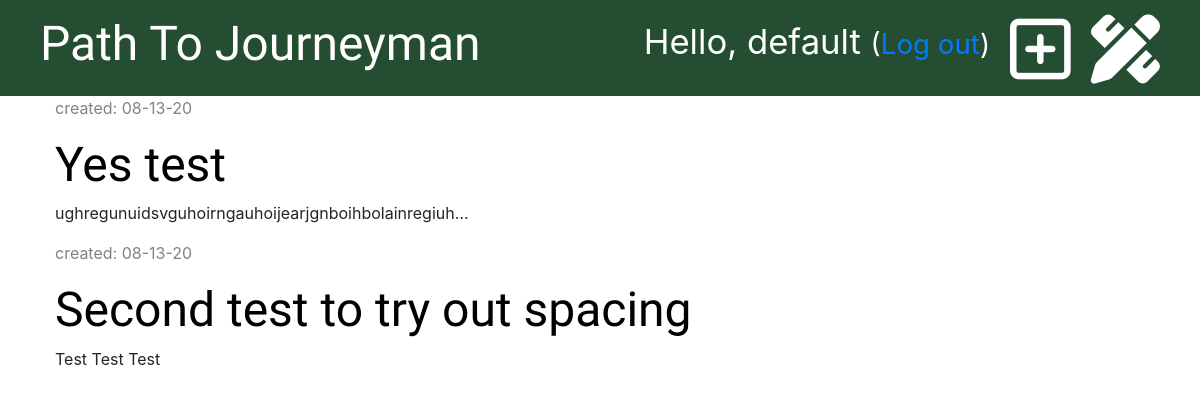
Page /drafts/ (signed in) on the committed database.
### blog/models.py (models this page shows, shortened)
class Post(models.Model):
    author = models.ForeignKey('auth.User', on_delete=models.CASCADE)
    title = models.CharField(max_length=200)
    text = models.TextField()
    created_date = models.DateTimeField(default=timezone.now)
    published_date = models.DateTimeField(blank=True, null=True)

### blog/views.py (the view)
# urls.py: path('drafts/', views.post_draft_list, name='post_draft_list'),
@login_required
def post_draft_list(request):
    posts = Post.objects.filter(published_date__isnull=True).order_by('-created_date')
    stuff_for_frontend = {'posts': posts}
    return render(request, 'blog/post_draft_list.html', stuff_for_frontend)

### blog/templates/blog/post_draft_list.html (shortened to what this page needs)
{% extends 'blog/base.html' %}
{% block content %}
    {% for post in posts %}
        <dive class="post">
        <p class="date">created: {{ post.created_date|date:'m-d-y' }}</p>
            <h1><a href="{% url 'post_detail' pk=post.pk %}">{{ post.title }}</a></h1>
        <p>{{ post.text|truncatechars:50 }}</p>
        </dive>
    {% endfor %}
{% endblock %}

### blog/templates/blog/base.html (shortened to what this page needs)
{% load static %}
<!DOCTYPE html>
<html lang="en">
<head>
    <link rel="stylesheet" href="https://stackpath.bootstrapcdn.com/bootstrap/4.5.0/css/bootstrap.min.css">
    <link rel="stylesheet" href="{% static 'css/blog.css' %}">
</head>
<body>
<div class="page-header">
    {% if user.is_authenticated %}
        <a href="{% url 'post_draft_list' %}" class="top-menu"><i class="fas fa-pencil-ruler fa-2x"></i></a>
        <a href="{% url 'post_new' %}" class="top-menu"><i class="far fa-plus-square fa-2x"></i></a>
        <p class="top-menu">Hello, {{ user.username }} <small>(<a href="{% url 'logout' %}">Log out</a>)</small></p>
    {% else %}
        <a href="{% url 'login' %}" class="top-menu"><i class="fas fa-sign-in-alt fa-2x"></i></a>
    {% endif %}
    <h1><a href="{% url "post_list" %}">Path To Journeyman</a></h1>
</div>
<div class="content container">
    <div class="row">
        <div class="col-md-8">
            {% block content %}
            {% endblock %}
        </div>
    </div>
</div>
</body>
</html>

### blog/static/css/blog.css (style rules this page uses)
.page-header { background-color: #254d32; margin-top: 0; padding: 15px 20px 15px 40px; }
.page-header h1, .page-header h1 a { color: #FFFFFF; font:-size: 36pt; text-decoration: none; }
.content { margin-left: 40px; }
h1, h2, h3, h4 { font-family: 'Tangerine', 'Inconsolata', 'Droid Sans', serif; font-size: 48px; }
.date { color: #828282; }
.post { margin-bottom: 70px; }
.post h1 a { color: #000000; }
.top-menu, .top-menu:hover { color: #ffffff; float: right; font-size: 26pt; margin-right: 20px; }

### rows in the picture
Post: created_date "08-13-20", title "Yes test", text "ughregunuidsvguhoirngauhoijearjgnboihbolainregiuh…"
Post: created_date "08-13-20", title "Second test to try out spacing", text "Test Test Test"

### other values in the picture
{{ user.username }} "default"
